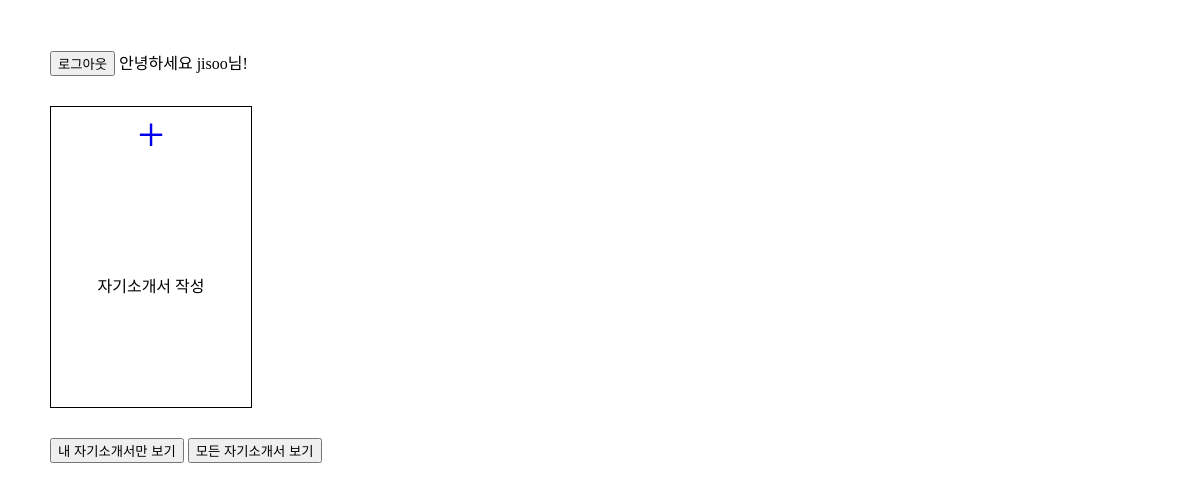
/my_index/ (signed in), run on an earlier commit of the app's database.
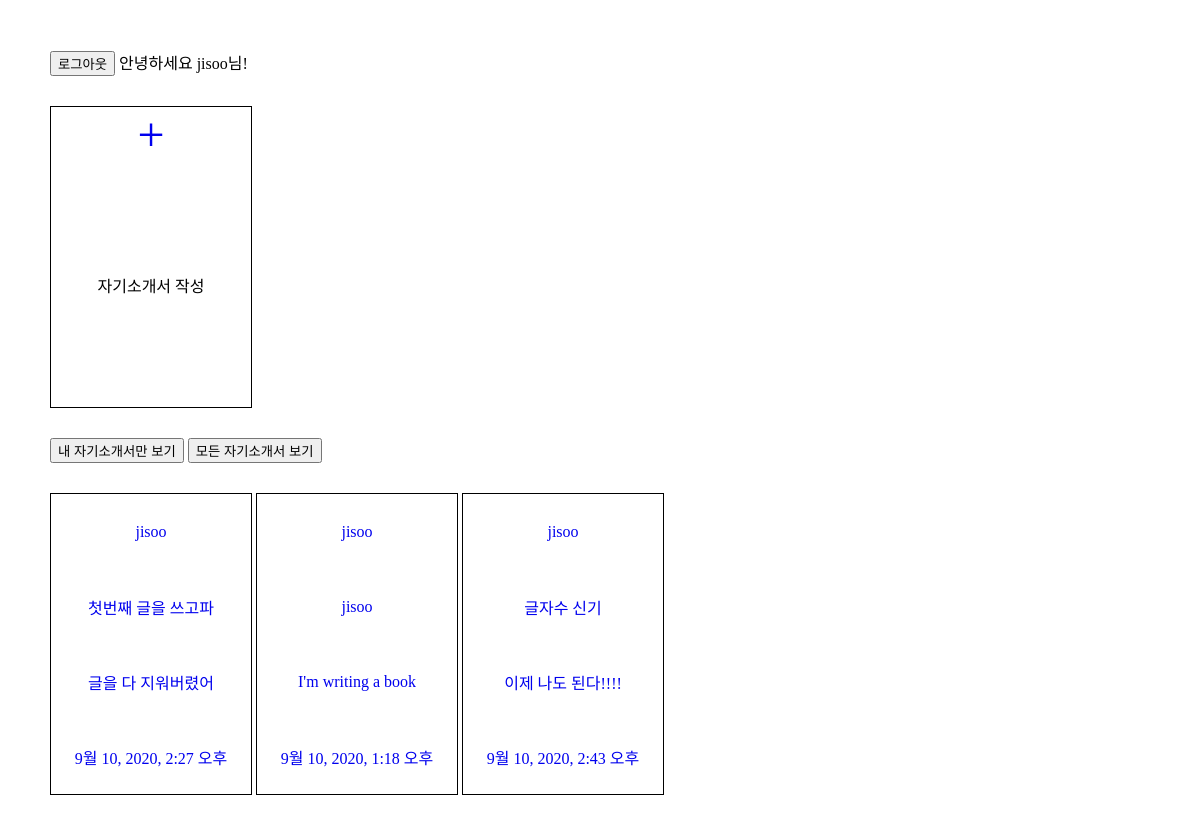
And on a later commit of the database.
### main/models.py (models this page shows)
class Jasoseol(models.Model):
    title = models.CharField(max_length=50)
    content = models.TextField()
    updated_at = models.DateTimeField(auto_now = True)
    author = models.ForeignKey(User, on_delete = models.CASCADE)

### main/views.py (the view)
# urls.py: path('my_index/', views.my_index, name = "my_index"),
def my_index(request):
    my_jss = Jasoseol.objects.filter(author = request.user)
    return render(request, 'index.html',{'all_jss': my_jss})

### main/templates/index.html (shortened to what this page needs)
{% load static %}
<!DOCTYPE html>
<html lang="en">
<head>
    <link rel="stylesheet" type="text/css" href="{% static 'css/index.css' %}">
</head>
<body>
    {% if user.is_authenticated %}
    <a href="{% url 'logout' %}">
        <button> 로그아웃</button>
    </a>
    안녕하세요 {{user}}님!
    {% endif %}
    <div class="make_Jss">
        <a href="{% url 'create' %}">
            <div class="plus_btn">
                +
            </div>
        </a>
        <p> 자기소개서 작성</p>
    </div>
    {% if user.is_authenticated %}
    <a href="{% url 'my_index' %}">
        <button> 내 자기소개서만 보기 </button>
    </a>
    <a href="{% url 'index' %}">
        <button> 모든 자기소개서 보기</button>
    </a>
    {% endif %}
    <br>
    {% for jss in all_jss %}
    <a href="{% url 'detail' jss.id %}">
        <div class="all_Jss">
            <p>{{jss.author}}</p>
            <p>{{jss.title}}</p>
            <p>{{jss.content}}</p>
            <p>{{jss.updated_at}}</p>
        </div>
    </a>
</body>
{% endfor %}
</body>
</html>

What changed in the data, as far as the page shows it:
now on this page (row edited): Jasoseol: author "jisoo", title "첫번째 글을 쓰고파", content "글을 다 지워버렸어", updated_at "9월 10, 2020, 2:27 오후"
now on this page (row edited): Jasoseol: author "jisoo", title "jisoo", content "I'm writing a book", updated_at "9월 10, 2020, 1:18 오후"
added Jasoseol: author "jisoo", title "글자수 신기", content "이제 나도 된다!!!!", updated_at "9월 10, 2020, 2:43 오후"
